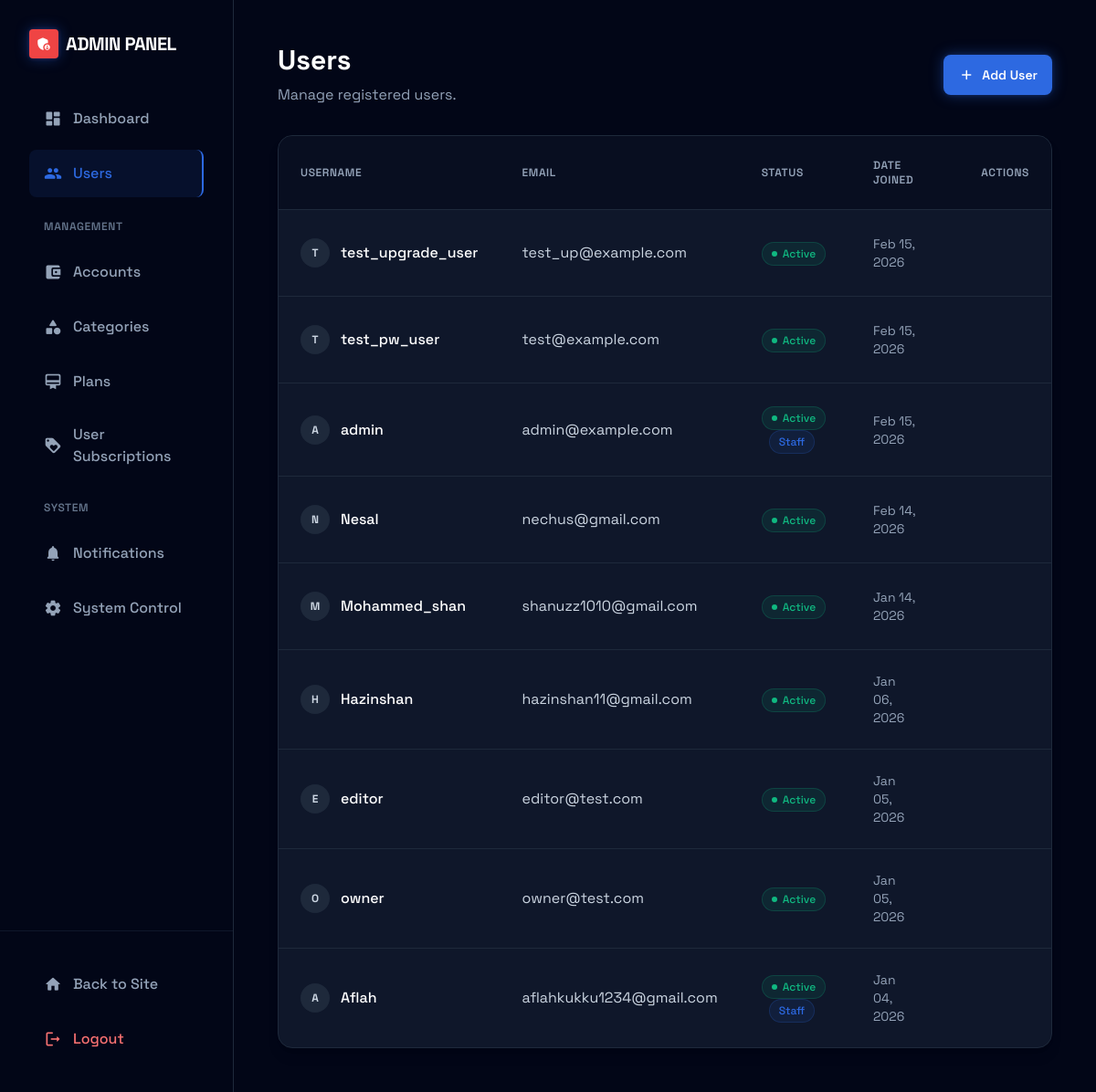
Page /custom-admin/users/ (signed in) on the committed database.
### apps/users/models.py (models this page shows, shortened)
class CustomUser(AbstractUser):
    email = models.EmailField(unique=True)
    phone = models.CharField(max_length=20, blank=True, null=True)
    is_frozen = models.BooleanField(default=False, help_text="Designates whether this user has been frozen.")
    force_logout_time = models.DateTimeField(null=True, blank=True, help_text="If set, user will be forced to logout if their session started before this time.")

### apps/custom_admin/views.py (the view)
# urls.py: path('users/', UserListView.as_view(), name='user_list'),
class UserListView(LoginRequiredMixin, AdminRequiredMixin, ListView):
    model = User
    template_name = 'custom_admin/user_list.html'
    context_object_name = 'users'
    paginate_by = 20
    ordering = ['-date_joined']

### apps/core/context_processors.py (called while the page is built, shortened)
def active_account_processor(request):
    if not request.user.is_authenticated:
        return {}
    active_account = None
    account_id = request.GET.get('account')
    return {'active_account': active_account}

### apps/core/models.py (called while the page is built)
    @classmethod
    def is_active(cls):
        is_maintenance = cache.get('maintenance_mode')
        if is_maintenance is None:
            obj, created = cls.objects.get_or_create(pk=1)
            is_maintenance = obj.is_maintenance
            cache.set('maintenance_mode', is_maintenance, timeout=None)
        return is_maintenance

### apps/custom_admin/views.py (called while the page is built)
    def test_func(self):
        return self.request.user.is_superuser or self.request.user.is_staff

### apps/notifications/context_processors.py (called while the page is built)
def notifications_processor(request):
    if request.user.is_authenticated:
        unread_count = Notification.objects.filter(recipient=request.user, is_read=False).count()
        return {
            'notification_count': unread_count,
            'Notification_count': unread_count
        }
    return {}

### templates/custom_admin/user_list.html (shortened to what this page needs)
{% extends 'custom_admin/base.html' %}
{% block content %}
<div class="max-w-7xl mx-auto">
    <div class="flex items-center justify-between mb-8">
        <div>
            <h1 class="text-3xl font-bold text-white mb-2">Users</h1>
            <p class="text-slate-400">Manage registered users.</p>
        </div>
        <a href="{% url 'custom_admin:user_create' %}" class="bg-primary hover:bg-blue-600 text-white px-4 py-2 rounded-lg text-sm font-semibold transition-all shadow-neon hover:shadow-neon-bright flex items-center gap-2">
            <span class="material-icons-round text-lg">add</span>
            Add User
        </a>
    </div>
    <div class="bg-slate-900 border border-slate-800 rounded-2xl overflow-hidden shadow-lg">
        <div class="overflow-x-auto">
            <table class="w-full text-left border-collapse">
                <thead>
                    <tr class="bg-slate-950/50 border-b border-slate-800 text-slate-400 text-xs uppercase tracking-wider">
                        <th class="p-6 font-semibold">Username</th>
                        <th class="p-6 font-semibold">Email</th>
                        <th class="p-6 font-semibold">Status</th>
                        <th class="p-6 font-semibold">Date Joined</th>
                        <th class="p-6 font-semibold text-right">Actions</th>
                    </tr>
                </thead>
                <tbody class="divide-y divide-slate-800">
                    {% for user in users %}
                    <tr class="hover:bg-slate-800/30 transition-colors group animate-fade-in" style="animation-delay: {{ forloop.counter }}00ms">
                        <td class="p-6">
                            <div class="flex items-center gap-3">
                                <div class="w-8 h-8 rounded-full bg-slate-800 flex items-center justify-center text-xs font-bold text-slate-300">
                                    {{ user.username|first|upper }}
                                </div>
                                <span class="font-medium text-white">{{ user.username }}</span>
                            </div>
                        </td>
                        <td class="p-6 text-slate-300">{{ user.email }}</td>
                        <td class="p-6">
                            {% if user.is_active %}
                                <span class="inline-flex items-center gap-1.5 px-2.5 py-1 rounded-full text-xs font-medium bg-emerald-500/10 text-emerald-500 border border-emerald-500/20">
                                    <span class="w-1.5 h-1.5 rounded-full bg-emerald-500"></span>
                                    Active
                                </span>
                            {% else %}
                                <span class="inline-flex items-center gap-1.5 px-2.5 py-1 rounded-full text-xs font-medium bg-red-500/10 text-red-500 border border-red-500/20">
                                    <span class="w-1.5 h-1.5 rounded-full bg-red-500"></span>
                                    Inactive
                                </span>
                            {% endif %}
                            {% if user.is_staff %}
                                <span class="ml-2 inline-flex items-center gap-1.5 px-2.5 py-1 rounded-full text-xs font-medium bg-primary/10 text-primary border border-primary/20">
                                    Staff
                                </span>
                            {% endif %}
                        </td>
                        <td class="p-6 text-slate-400 text-sm">{{ user.date_joined|date:"M d, Y" }}</td>
                        <td class="p-6 text-right">
                        </td>
                    </tr>
                    {% empty %}
                    <tr>
                        <td colspan="5" class="p-12 text-center text-slate-500">
                            No users found.
                        </td>
                    </tr>
                    {% endfor %}
                </tbody>
            </table>
        </div>
    </div>
</div>
{% endblock %}

### static/css/style.css (style rules this page uses)
body { font-family: 'Space Grotesk', sans-serif; background-color: #020617; }

### templates/custom_admin/base.html (style rules this page uses)
.animate-fade-in { animation: fadeIn 0.4s ease-out forwards; }

### rows in the picture
CustomUser: username|first "T", username "test_upgrade_user", email "test_up@example.com", is_active True (drawn), date_joined "Feb 15, 2026"
CustomUser: username|first "T", username "test_pw_user", email "test@example.com", is_active True (drawn), date_joined "Feb 15, 2026"
CustomUser: username|first "A", username "admin", email "admin@example.com", is_active True (drawn), is_staff "Staff", date_joined "Feb 15, 2026"
CustomUser: username|first "N", username "Nesal", email "nechus@gmail.com", is_active True (drawn), date_joined "Feb 14, 2026"
CustomUser: username|first "M", username "Mohammed_shan", email "shanuzz1010@gmail.com", is_active True (drawn), date_joined "Jan 14, 2026"
CustomUser: username|first "H", username "Hazinshan", email "hazinshan11@gmail.com", is_active True (drawn), date_joined "Jan 06, 2026"
CustomUser: username|first "E", username "editor", email "editor@test.com", is_active True (drawn), date_joined "Jan 05, 2026"
CustomUser: username|first "O", username "owner", email "owner@test.com", is_active True (drawn), date_joined "Jan 05, 2026"
CustomUser: username|first "A", username "Aflah", email "aflahkukku1234@gmail.com", is_active True (drawn), is_staff "Staff", date_joined "Jan 04, 2026"
